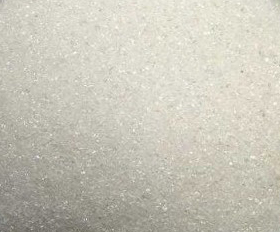
#> input picture Успенский_сахар/LAB_ICUMSA/37_2.jpg, 280 x 232 px
$ jupyter execute test.ipynb
#> lines starting #> are read from the running program, lines starting #| are printed output that depends on the picture
[cell 1]
import numpy as np
import cv2
import pandas as pd

img = cv2.imread('./37_2.jpg')
#> img is the input picture: shape (232, 280, 3); mean B, G, R 184.9, 197.5, 200.2
LAB = cv2.cvtColor(img, cv2.COLOR_BGR2LAB)
#> LAB: shape (232, 280, 3); mean of channels 0, 1, 2 202.9, 126.9, 134.7

# init values
m = 1.
n = 1.
c = 1.
d = (1.01 - 1.0)/200
i = 0.
t = 37.

a_scale = []
b_scale = []
l_scale = []
target = []

while m <= 1.01:
    t += 5
    m += d
    n += d
    c += d*0.01
    l = LAB[:,:,0] * c
    a = LAB[:,:,1] * m
    b = LAB[:,:,2] * n

    LAB[:,:,0] = l
    LAB[:,:,1] = a
    LAB[:,:,2] = b

    # find mean
    a_scale.append(np.mean(a))
    b_scale.append(np.mean(b))
    l_scale.append(np.mean(l))
    target.append(t)


    #BGR = cv2.cvtColor(LAB, cv2.COLOR_LAB2BGR)
    #cv2.imwrite('./data/test_{}.png'.format(i), BGR)
    i+=1
#> this loop made 200 passes
#> pass 1, `l = LAB[:,:,0] * c`:
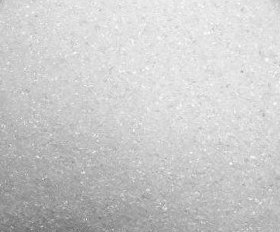
#> l: shape (232, 280) float64; min 106, max 254, mean 202.9
#> after the loop: LAB: shape (232, 280, 3); mean of channels 0, 1, 2 202.9, 169.7, 186.3
#> after the loop:
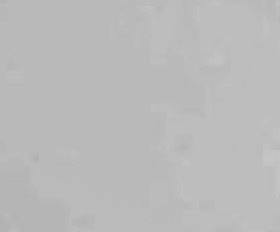
#> b: shape (232, 280) float64; min 174.7, max 199, mean 187.2
#> after the loop, a_scale = 200 values from 126.9 to 170.4; b_scale = 200 values from 134.7 to 187.2; c = 1; i = 200; l_scale = 200 values from 202.9 to 202.9; m = 1.01; n = 1.01; t = 1037; target = 200 values from 42 to 1037

[cell 2]
# create data
data_dict = {'a': a_scale, 'b': b_scale, 'l': l_scale, 't': target}
data = pd.DataFrame(data_dict)
#> data = table of 200 rows and 4 columns

[cell 3]
# train
from sklearn.ensemble import GradientBoostingRegressor
from sklearn.model_selection import train_test_split

X_train, X_test, y_train, y_test = train_test_split(data[['a', 'b', 'l']], data['t'], random_state=0, test_size=0.3)
#> X_train = table of 140 rows and 3 columns; X_test = table of 60 rows and 3 columns
reg = GradientBoostingRegressor(
    loss='squared_error',
    learning_rate=0.5,
    n_estimators=100,
    verbose=1
    )
reg.fit(X_train, y_train)
#> (printed output is left out)

[cell 4]
reg.score(X_train, y_train)
#> Out = 1

[cell 5]
import matplotlib.pyplot as plt

y_train_predicted = reg.predict(X_train)
#> y_train_predicted = 140 values, max 1037 at index 78, min 42.08 at index 43, mean 541.8
plt.scatter(np.arange(0,len(y_train_predicted)), y_train_predicted, label='predicted')
plt.scatter(np.arange(0,len(y_train)), y_train, label='true')
plt.title('train data')
plt.xlabel('image object')
plt.ylabel('artificial ICUMSA class')
plt.grid()
plt.legend()
plt.show()
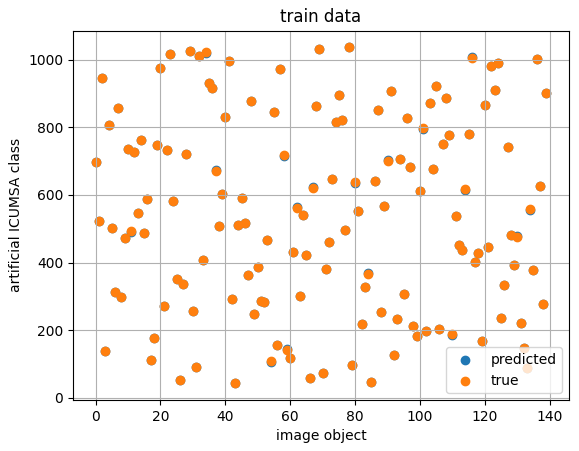
#> figure drawn by matplotlib, 1 panel

[cell 6]
y_test_predicted = reg.predict(X_test)
#> y_test_predicted = 60 values, max 981.7 at index 35, min 57.04 at index 37, mean 533.2
y_test_ = y_test.to_numpy()
#> y_test_ = 60 values, max 987 at index 35, min 62 at index 37, mean 534.2
plt.scatter(np.arange(0,len(y_test_predicted)), y_test_predicted, label='predicted')
plt.scatter(np.arange(0,len(y_test_)), y_test_, label='true')
plt.title('test data')
plt.xlabel('image object')
plt.ylabel('artificial ICUMSA class')
plt.grid()
plt.legend()
plt.show()
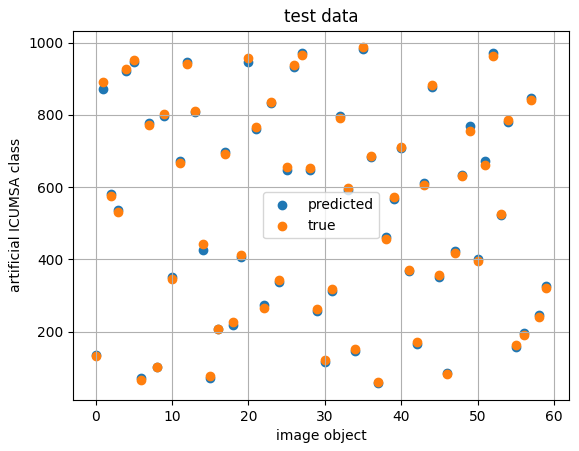
#> figure drawn by matplotlib, 1 panel

[cell 7]
# RMSE
def rmse(y_hat, y_t):
    return np.sqrt(np.sum(np.square(y_t - y_hat)))

print(f'RMSE: {round(rmse(y_test_predicted, y_test_),3)}')
#| RMSE: 50.594

# Relative Error
def relError(y_hat, y_t):
    e = []
    for idx in range(len(y_t)):
        tmp_value = abs(y_t[idx] - y_hat[idx])*100/y_t[idx]
        e.append(tmp_value)
#> this loop made 60 passes
#> tmp_value on passes 1 to 12: 3.69, 2.4, 0.972, 0.979, 0.478, 0.492, 7.24, 0.651, 0.476, 0.681, 1.52, 0.82
#> after the loop, e = 60 values, max 8 at index 37, min 0.216 at index 48, mean 1.72
    return e

print(f'max Relative Error: {round(max(relError(y_test_predicted, y_test_)),3)} %')
#| max Relative Error: 7.995 %
print(f'min Relative Error: {round(min(relError(y_test_predicted, y_test_)),3)} %')
#> the loop in relError (call 2), `for idx in range(len(y_t)):` made 60 passes
#| min Relative Error: 0.216 %
